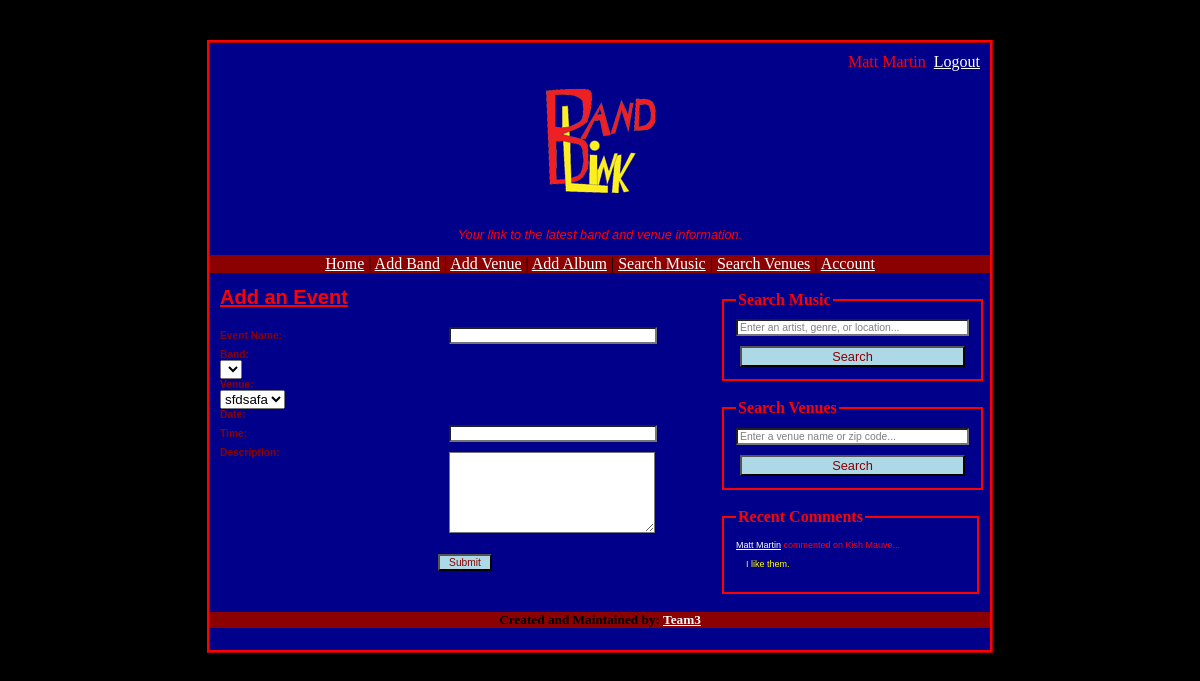
/Danger/addevent.php (signed in), run on the app's committed database.
### tables this page shows
CREATE TABLE IF NOT EXISTS `comments` (
  `id` int(11) NOT NULL AUTO_INCREMENT,
  `comment` blob NOT NULL,
  `date` date NOT NULL,
  `time` time NOT NULL,
  `reply` int(11) NOT NULL,
  `email` varchar(50) NOT NULL,
  `band_id` int(11) NOT NULL,
  `venue_id` int(11) NOT NULL,
  `track_id` int(11) NOT NULL,
  `album_id` int(11) NOT NULL,
  PRIMARY KEY (`id`),
  KEY `email` (`email`),
  KEY `band_id` (`band_id`),
  KEY `venue_id` (`venue_id`),
  KEY `track_id` (`track_id`),
  KEY `album_id` (`album_id`)
);

CREATE TABLE IF NOT EXISTS `users` (
  `name` varchar(40) NOT NULL,
  `email` varchar(50) NOT NULL,
  `password` varchar(100) NOT NULL,
  `admin` tinyint(4) NOT NULL,
  PRIMARY KEY (`email`)
);

CREATE TABLE IF NOT EXISTS `band` (
  `band_id` int(11) NOT NULL AUTO_INCREMENT,
  `bandName` varchar(30) NOT NULL,
  `bandCity` varchar(40) NOT NULL,
  `bandState` varchar(25) NOT NULL,
  `bandDescription` blob NOT NULL,
  `bandPhoto` varchar(100) NOT NULL,
  PRIMARY KEY (`band_id`),
  KEY `band_index` (`bandName`)
);

### session.php (called while the page is built, shortened)
<?php
$logged_in = isset($_SESSION['email']);
?>

### Danger/addevent.php (the view, shortened to what this page needs)
<?php
include("session.php");
include("db_connect.php");
?>
<!DOCTYPE html PUBLIC "-//W3C//DTD XHTML 1.0 Transitional//EN"
  "http://www.w3.org/TR/xhtml1/DTD/xhtml1-transitional.dtd">
<html xmlns="http://www.w3.org/1999/xhtml" xml:lang="en" lang="en">
<head>
  <link rel="stylesheet" type="text/css" href="style.css" />
</head>
<body>
<div id="wrap">
<?php include("header.php"); ?>
<div id="main">
<h1><u>Add an Event</u></h1>
	<?php
	$name = $_GET['name'];
	$time = $_GET['time'];
	$description = $_GET['description'];
	if ($logged_in) echo "<form method='post' action='newEvent.php'>";
	echo "<p>";
	echo "<label for='name'>Event Name:</label> ";
	echo "<input name='name' type='text' value='$name' />";
	?>
	<?php
	$table1 = "band";
	$query1 = "SELECT band_id, bandName FROM $table1";
	$result1 = mysqli_query($db, $query1) or die("Error Querying Database");
	?>
	<tr><td>
	<?php echo "<label for=\"band\">Band:</label><br /><select name=\"id\">";
	while($row1 = mysqli_fetch_array($result1))
	{
		$band_id = $row['band_id'];
		$bandName = $row['bandName'];
		echo "<option value=\"$band_id\">$bandName</option>";
	}
	echo "</select><br />";
	?>
	</td></tr>
	<?php
	$table = "venue";
	$query = "SELECT venue_id, venueName FROM $table";
	$result = mysqli_query($db, $query) or die("Error Querying Database");
	?>
	<tr><td>
	<?php echo "<label for=\"venue\">Venue:</label><br /><select name=\"id\">";
	while($row = mysqli_fetch_array($result))
	{
		$venue_id = $row['venue_id'];
		$venueName = $row['venueName'];
  		echo "<option value=\"$venue_id\">$venueName</option>";
	}
	echo "</select><br />";
	?>
	</td></tr>
	<tr><td>
	<label for="date">Date:</label>
    </td></tr>
	<?php
	echo "<br /><label for='time'>Time:</label> ";
	echo "<input name='time' type='text' value='$time' />";
	echo "<br /><label style='vertical-align:top;' for='description'>Description:</label> ";
	echo "<textarea name='description' rows=5>$description</textarea>";
	echo "<p><input style='display:block; margin-left:auto; margin-right:auto;' type='submit' ";
	echo "value=' Submit ' /></p></form>";
	?>
</div>
 <?php include("projectSideBar.php"); ?>
</body>
</html>

### projectSideBar.php (shortened to what this page needs)
<?php
function search_panel($title, $id, $action, $msg)
{
	$style = "style=\"width:225px; display:block; margin-left:auto; margin-right:auto; color:gray; font-size:0.65em;\"";
	$on_focus = "onFocus=\"if (this.value == '$msg') { this.value = ''; } this.style.color = 'black';\"";
	$on_blur = "onBlur=\"if (this.value == '') { this.value = '$msg'; this.style.color = 'gray'; }\"";
	$searchbox = "<input $style $on_focus $on_blur id=\"$id\" name=\"q\" type=\"text\" value=\"$msg\" />";
	$style = "style=\"width:225px; display:block; margin:10px auto 2px auto;\"";
	$button = "<input $style type=\"submit\" value=\" Search \" />";
	$search_panel = "<br />\n";
	$search_panel .= "<fieldset style=\"border:2px solid red;\">\n";
	$search_panel .= "<legend style=\"color:red; font-weight:bold;\">$title</legend>\n";
	$search_panel .= "<form onSubmit=\"if (this.q.value == '$msg') this.q.value = ''\" ";
	$search_panel .= "method=\"get\" action=\"$action\">\n";
	$search_panel .= "$searchbox\n$button\n";
	$search_panel .= "</form>\n";
	$search_panel .= "</fieldset>\n";
	return $search_panel;
}
function recent_comments($num_comments)
{
	include("db_connect.php");
	$recent_comments = "<br />\n<fieldset style=\"border:2px solid red;\">\n";;
	$recent_comments .= "<legend style=\"color:red; font-weight:bold;\">Recent Comments</legend>\n";
	$query = "SELECT a.*, b.name FROM comments AS a NATURAL JOIN users AS b ORDER BY a.id DESC LIMIT $num_comments";
	$result = mysqli_query($db, $query);
	while ($row = mysqli_fetch_assoc($result))
	{
		$count = 0;
		$band = $row['band_id'];
		$venue = $row['venue_id'];
		$exists = false;
		if (!empty($band))
		{
			$result2 = mysqli_query($db, "SELECT * FROM band WHERE band_id = '$band'");
			while ($row2 = mysqli_fetch_assoc($result2))
			{
				$name = $row2['bandName'];
				$exists = true;
			}
		}
		if ($exists)
		{
			$recent_comments .= "<p style='font-size:xx-small;'><a href='comments.php?";
			if (!empty($band)) $recent_comments .= "band=$band";
			else if (!empty($venue)) $recent_comments .=  "venue=$venue";
			$recent_comments .=  "#".$row['id']."'>".$row['name']."</a> commented on $name";
			$recent_comments .=  "...<p style='width:219px; margin-left:10px; color:yellow; font-size:xx-small;'>\n";
			$recent_comments .= $row['comment']."\n</p>\n</p>\n";
		}
	}
	$recent_comments .= "</fieldset>\n";
	return $recent_comments;
}
echo "<div id=\"sidebar\">\n";
echo search_panel("Search Music", "searchBand", "musicsearch.php", "Enter an artist, genre, or location...");
echo search_panel("Search Venues", "searchVenue", "venuesearch.php", "Enter a venue name or zip code...");
echo recent_comments(5);
echo "<br /></div>\n";
?>

### style.css (style rules this page uses)
form label { display: inline-block; width: 225px; font-weight: bold; }
body { padding: 0; margin: 0; background-color: black; background-repeat: repeat-x; color: #000; text-align: center; }
A:link { color: white; }
#wrap { border-style: ridge; border-color: Red; width: 780px; margin-top: 40px; margin-right: auto; margin-left: auto; margin-bottom:40px; background: darkblue; }
#main { float: left; width: 490px; text-align: left; padding-left: 10px; background-color: darkblue; }
#sidebar { float: right; width: 250px; background: darkblue; text-align: left; padding-left: 10px; margin-right: 20px; }
#footer { clear: both; background: darkred; }
textarea { background-color: #dceef6; }
h1 { color: red; background-color: transparent; font-family: "Lucida Sans Unicode", "Lucida Grande", Sans-Serif; font-size: 20px; }
label { color: darkred; background-color: transparent; font-family: "Lucida Sans Unicode", "Lucida Grande", Sans-Serif; font-size: 0.8em; }
p { color: red; background-color: transparent; font-family: "Lucida Sans Unicode", "Lucida Grande", Sans-Serif; font-size: 0.8em; }
input { color: #039; background-color: transparent; font-family: "Lucida Sans Unicode", "Lucida Grande", Sans-Serif; font-size: 0.8em; }
input[type=text] { margin-top: 5px; margin-bottom: 5px; background-color: white; color: black; width: 200px; }
textarea { margin-top: 5px; margin-bottom: 5px; width: 200px; background-color: white; }
input[type=submit] { background-color: lightblue; color: darkred; }

### data on the page
comments: users.name "Matt Martin", band.bandName "Kish Mauve", comment "I like them."

### other printed values
$_SESSION['name'] "Matt Martin"
$title "Search Music Search Venues"
form field id "sfdsafa"
